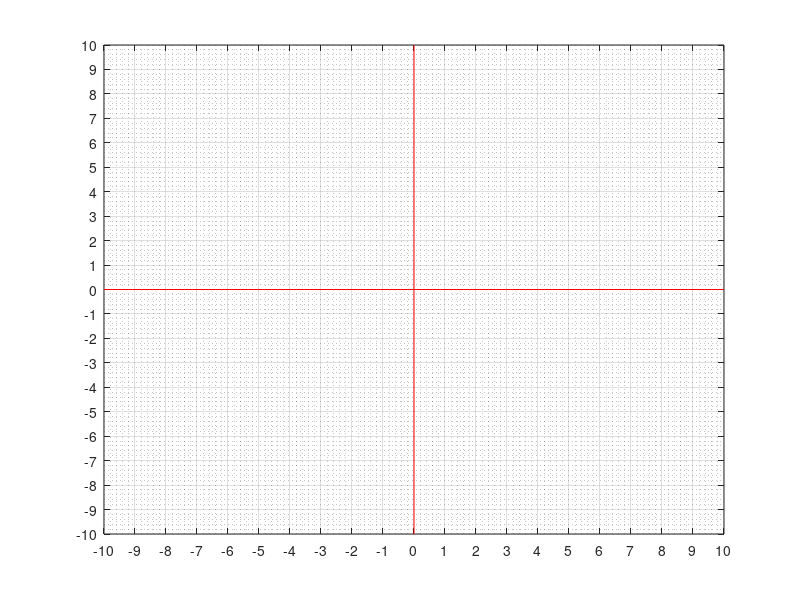

Source code (MATLAB):
function B2()
clear all; % tum degiskel
close all; % tum acik sayfalari kapatir
clc; % consol temizler
%% grafik ekrana yaz sinirlari ile
figure;
plot([0, 0], [-10, 10], 'r'); % Dikey ekseni çiz r burada renk kodudur
hold on;
grid on;
grid minor
set(gca,'xtick',[-10:1:10]);
set(gca,'ytick',[-10:1:10]);
plot([-10, 10], [0, 0], 'r'); % Yatay ekseni çiz

end
